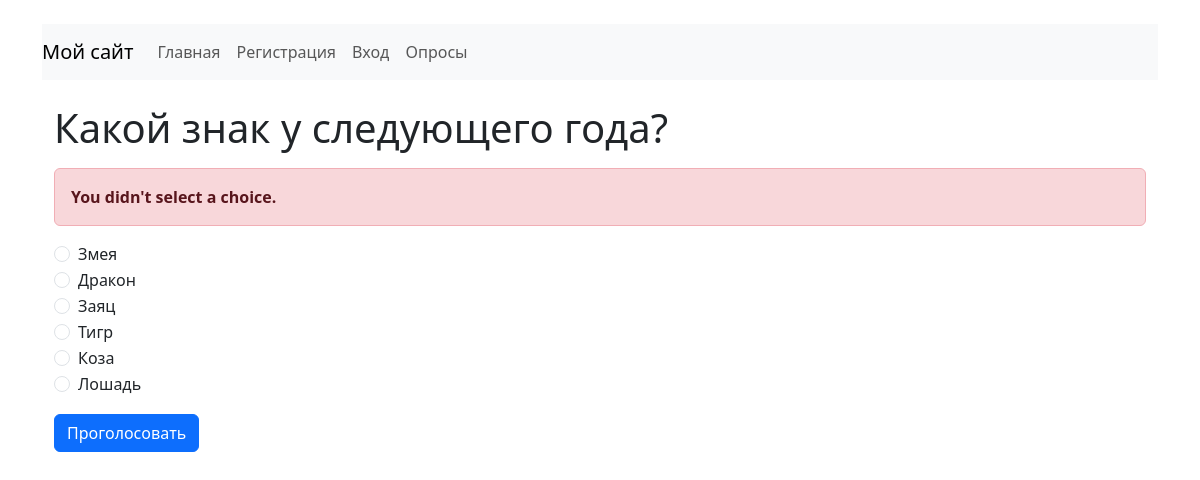
/polls/3/vote/, run on the app's committed database.
### polls/models.py (models this page shows, shortened)
class Question(models.Model):
    question_text = models.CharField(max_length=200)
    pub_date = models.DateTimeField("date published")

class Choice(models.Model):
    question = models.ForeignKey(Question, on_delete=models.CASCADE)
    choice_text = models.CharField(max_length=200)
    votes = models.IntegerField(default=0)

### polls/views.py (the view)
# urls.py: path("<int:question_id>/vote/", views.vote, name="vote"),
def vote(request, question_id):
    question = get_object_or_404(Question, pk=question_id)
    try:
        selected_choice = question.choice_set.get(pk=request.POST["choice"])
    except (KeyError, Choice.DoesNotExist):
        return render(
            request,
            "polls/detail.html",
            {
                "question": question,
                "error_message": "You didn't select a choice.",
            },
        )
    else:
        selected_choice.votes = F("votes") + 1
        selected_choice.save()
        return HttpResponseRedirect(reverse("polls:results", args=(question.id,)))

### polls/templates/polls/detail.html (shortened to what this page needs)
{% extends 'base.html' %}
{% block content %}
    <div class="container mt-4">
        <form action="{% url 'polls:vote' question.id %}" method="post">
            <fieldset>
                <legend><h1>{{ question.question_text }}</h1></legend>
                {% if error_message %}
                    <div class="alert alert-danger">
                        <strong>{{ error_message }}</strong>
                    </div>
                {% endif %}
                {% for choice in question.choice_set.all %}
                    <div class="form-check">
                        <input type="radio" name="choice" id="choice{{ forloop.counter }}" value="{{ choice.id }}" class="form-check-input">
                        <label class="form-check-label" for="choice{{ forloop.counter }}">
                            {{ choice.choice_text }}
                        </label>
                    </div>
                {% endfor %}
            </fieldset>
            <button type="submit" class="btn btn-primary mt-3">Проголосовать</button>
        </form>
    </div>
{% endblock %}

### data on the page
Question: question_text "Какой знак у следующего года?"
Choice: choice_text "Змея"
Choice: choice_text "Дракон"
Choice: choice_text "Заяц"
Choice: choice_text "Тигр"
Choice: choice_text "Коза"
Choice: choice_text "Лошадь"

### other printed values
{{ error_message }} "You didn't select a choice."
